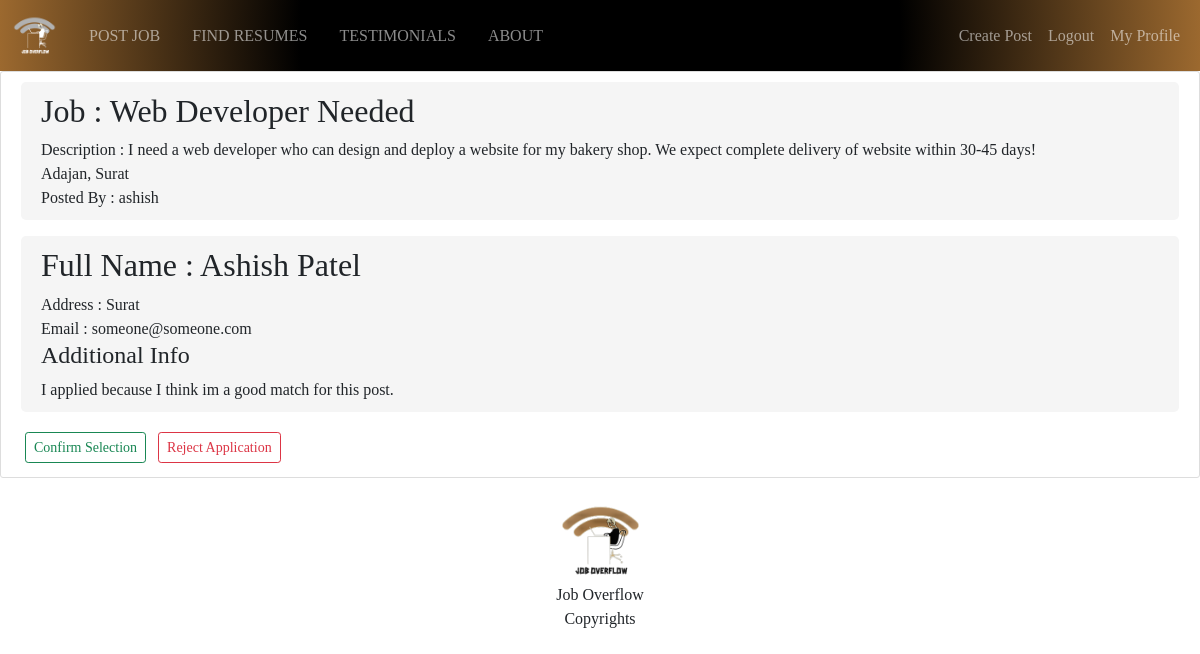
The app's page /jobs/application/1/ (signed in), older data.
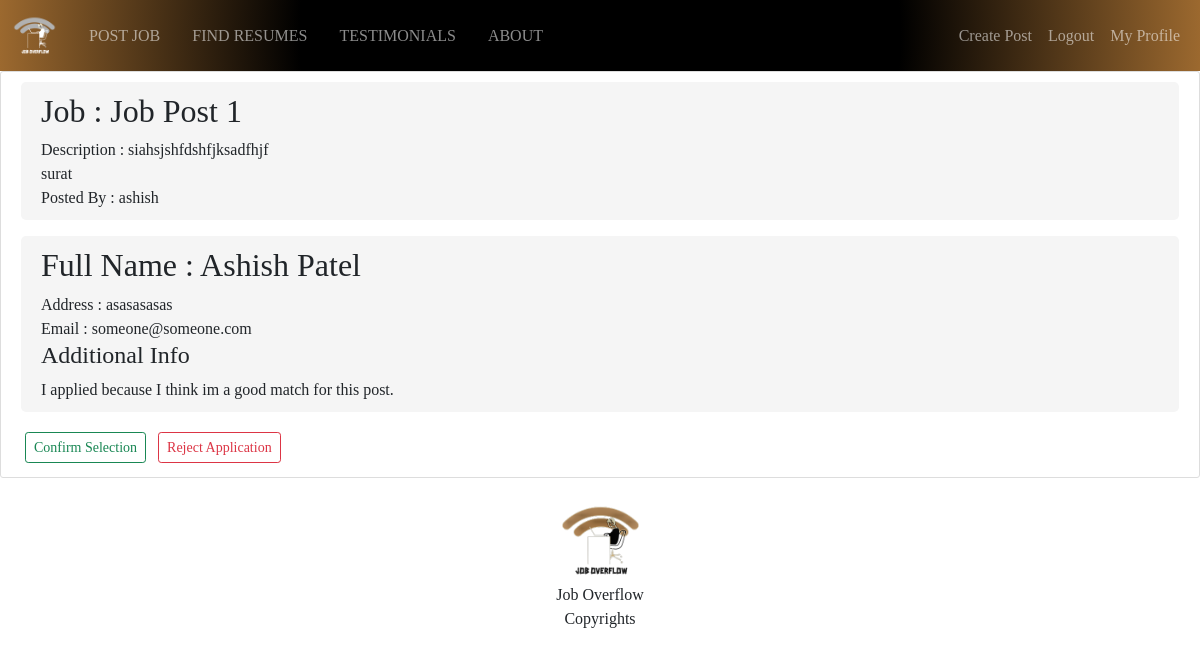
The same page, newer data.
### jobs/models.py (models this page shows, shortened)
class JobPost(models.Model):
    title = models.CharField(max_length=200)
    description = models.TextField()
    recruiter = models.ForeignKey(User, on_delete=models.CASCADE)
    company = models.CharField(max_length=200, default="", null=True)
    stipend = models.FloatField(blank=True, null=True)
    location = models.CharField(max_length=255)
    link = models.URLField(null=True, blank=True)
    date_posted = models.DateTimeField(default=timezone.now)
    skills_req = models.CharField(
        max_length=200, default="No skills required.", null=True)

class JobApplication(models.Model):
    job = models.ForeignKey(
        JobPost, related_name='job_application', on_delete=models.CASCADE)
    applicant = models.ForeignKey(
        User, related_name='job_applicant', on_delete=models.CASCADE)
    date_applied = models.DateTimeField(default=timezone.now)
    full_name = models.CharField(max_length=200, blank=False)
    address = models.CharField(max_length=255, blank=False)
    resume = models.FileField(
        null=True, upload_to="applicant_resumes", blank=True)
    email = models.EmailField(blank=False)
    additional_info = models.CharField(max_length=500, blank=True)

### jobs/views.py (the view)
def view_applications(request, pk):
    obj = JobApplication.objects.filter(id=pk)
    logged_user = request.user
    rec = obj.first().job.recruiter
    if logged_user == rec:
        is_rec = 1
    context = {
        'applications': obj,
        'object': JobPost.objects.filter(id=pk).first(),
        'is_recruiter': is_rec
    }
    return render(request, 'jobs/view_applications.html', context)

### jobs/templates/jobs/view_applications.html (shortened to what this page needs)
{% extends 'jobs/base.html' %} {% block content %}
<article class="content-section">
	<div class="job-update">
		<h2 class="article-title">Job : {{ object.title }}</h2>
		<p class="article-content">Description : {{ object.description }}</p>
		<p class="font-weight-bold">{{ object.location }}</p>
		<p class="font-weight-light">Posted By : {{ object.recruiter }}</p>
	</div>
	{% if is_recruiter %} {% for application in applications %}
	<div class="job-update my-3">
		<h2 class="article-title">Full Name : {{ application.full_name }}</h2>
		<p class="article-content">Address : {{ application.address }}</p>
		<p class="font-weight-light">Email : {{ application.email }}</p>
		{% if application.additional_info %}
		<h4>Additional Info</h4>
		<p class="font-weight-light">{{ application.additional_info }}</p>
		{% endif %}
	</div>
	<div>
		<a class="btn btn-sm btn-outline-success my-1 mx-1" href="#"
			>Confirm Selection</a
		>
		<a class="btn btn-sm btn-outline-danger my-1 mx-1" href="#"
			>Reject Application</a
		>
	</div>
	{% endfor %} {% endif %}
</article>
{% endblock content %}

Row changes from the older to the newer data that the page shows:
changed JobPost "ashish": title "Web Developer Needed" → "Job Post 1"; description "I need a web developer who can design and deploy a website for my bakery shop. We expect complete delivery of website within 30-45 days!" → "siahsjshfdshfjksadfhjf"; location "Adajan, Surat" → "surat"
changed JobApplication "Ashish Patel": address "Surat" → "asasasasas"
